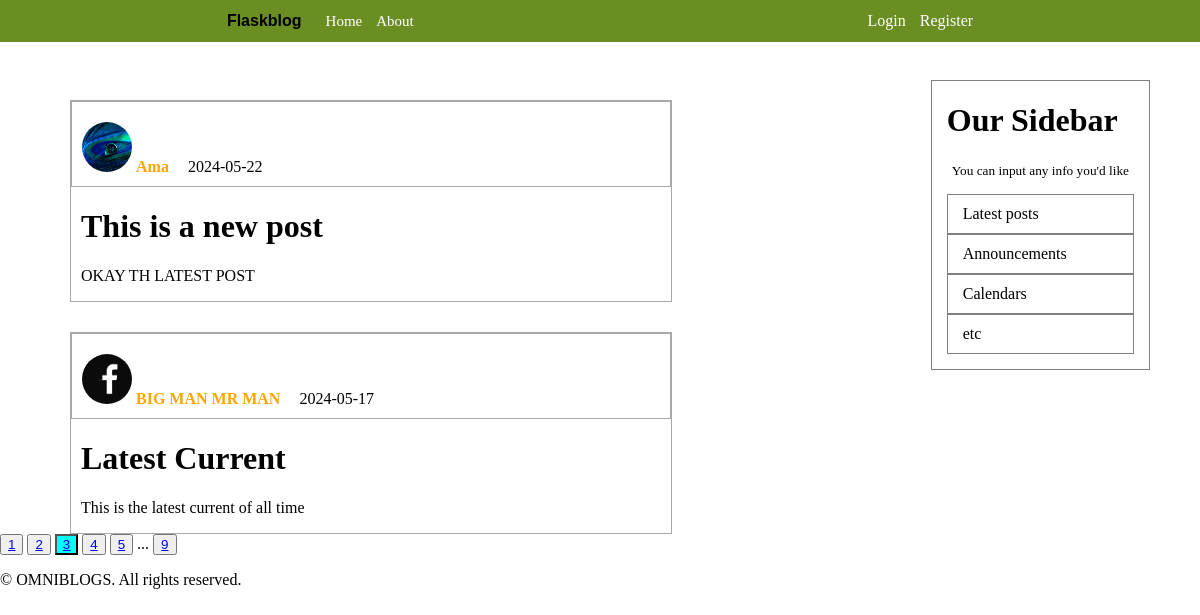
/?page=3, run on the app's committed database.
### flaskblog/models.py (models this page shows, shortened)
class Post(db.Model):
    id = db.Column(db.Integer, primary_key =True)
    title = db.Column(db.String(100), nullable=False)
    date_posted=db.Column(db.DateTime, nullable=False, default=datetime.utcnow)
    content = db.Column(db.Text, nullable = False)
    user_id = db.Column(db.Integer, db.ForeignKey('user.id'), nullable=False)

class User(db.Model, UserMixin):
    id = db.Column(db.Integer, primary_key=True)
    username = db.Column(db.String(20), nullable=False, unique= True)
    email = db.Column(db.String(120), nullable=False, unique=True)
    image_file = db.Column(db.String(20), nullable=False, default='default.jpg')
    password = db.Column(db.String(60), nullable=False)
    posts = db.relationship('Post', backref='author', lazy=True)

### flaskblog/main/routes.py (the view)
@main.route("/home")
@main.route("/")
def home():
    page=request.args.get('page', 1, type=int)
    posts = Post.query.order_by(Post.date_posted.desc()).paginate(per_page=2, page=page)
    return render_template('home.html', posts=posts)

### flaskblog/templates/home.html
{% extends 'layout.html' %}
{% block content %}
    {% for post in posts.items %}
    <div class="blog-container">
        <div class="aut-date">
            <img class="pro-pic" src="{{ url_for('static',filename='profile_pics/' + post.author.image_file) }}">
            <a href="{{ url_for('users.user_posts', username=post.author.username) }}" class="aut-link">{{ post.author.username }}</a>
            <p class="dte">{{ post.date_posted.strftime('%Y-%m-%d') }}</p>
        </div>
        <h1><a href="{{ url_for('posts.post', post_id=post.id) }}" class="tit-link">{{ post.title }}</a></h1>
        <p class="cnt">{{ post.content }}</p>
    </div>
   {% endfor %}
   {% for page_num in posts.iter_pages(left_edge=1, right_edge=1, left_current=1, right_current=2) %}
    {% if page_num %}
        {% if posts.page==page_num %}
            <button class="main-page"><a href="{{ url_for('main.home', page=page_num) }}">{{ page_num }}</a></button>
        {% else %}
            <button><a href="{{ url_for('main.home', page=page_num) }}">{{ page_num }}</a></button>
        {% endif %}
    {% else %}
        ...
    {% endif %}
   {% endfor %}
   <div>
    <p>&copy; {{ current_year }} OMNIBLOGS. All rights reserved.</p>
   </div>
{% endblock content %}

### flaskblog/static/main.css (style rules this page uses)
body { background-color: white; margin: 0; }

### flaskblog/static/home.css (style rules this page uses)
.blog-container { border: 1px solid darkgray; width: 600px; margin-top: 100px; margin-left: 70px; }
.aut-date { padding-left: 10px; padding-right: 10px; padding-top: 10px; padding-bottom: 10px; border: 1px solid darkgray; }
.aut-link { text-decoration: none; color: orange; font-weight: bold; cursor: pointer; }
.dte { display: inline; flex-direction: row; margin-left: 15px; }
.tit-link { margin-left: 10px; text-decoration: none; color: black; cursor: pointer; }
.cnt { margin-left: 10px; }
.blog-container + .blog-container { margin-top: 30px; }
.main-page { background-color: aqua; }

### flaskblog/static/account.css (style rules this page uses)
.pro-pic { height: 50px; width: 50px; border-radius: 25px; margin-top: 10px; }

### data on the page
Post: image_file (placeholder picture), author.username "Ama", date_posted "2024-05-22", title "This is a new post", content "OKAY TH LATEST POST"
Post: image_file (picture), author.username "BIG MAN MR MAN", date_posted "2024-05-17", title "Latest Current", content "This is the latest current of all time"

### other printed values
{{ page_num }} "1" "2" "4" "5" "9"
{{ page_num }} "3"
